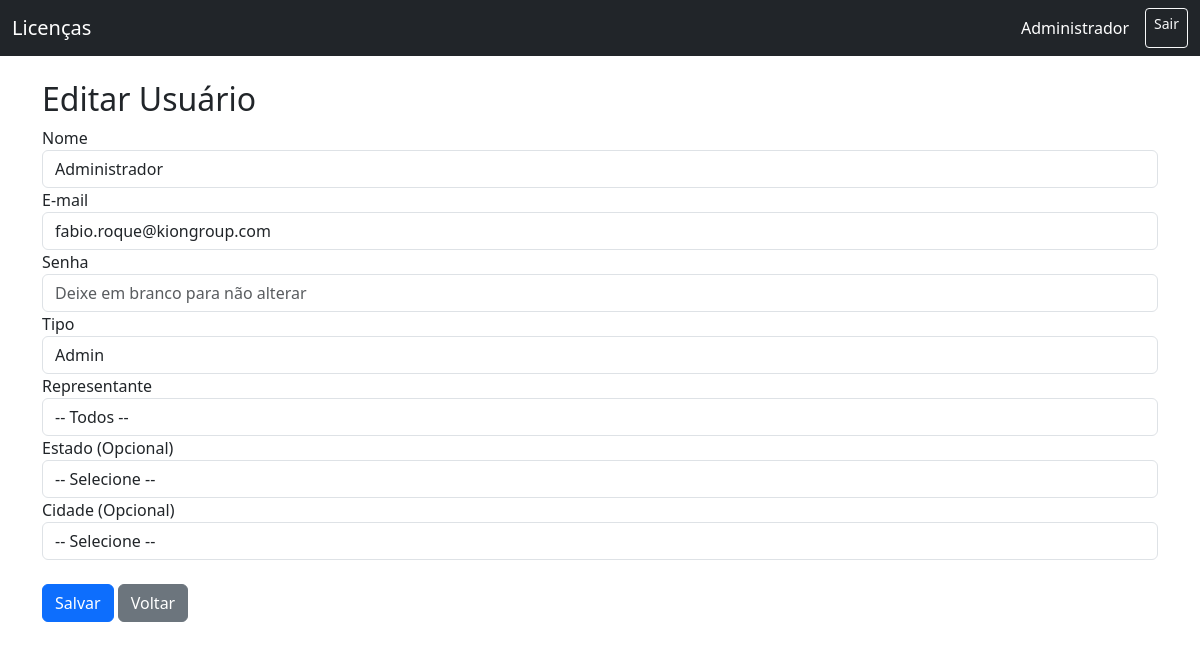
/admin/users/edit/1 (signed in), run on the app's committed database.
### tables this page shows
CREATE TABLE usuarios (
        id INTEGER PRIMARY KEY AUTOINCREMENT,
        nome TEXT NOT NULL,
        email TEXT UNIQUE NOT NULL,
        senha TEXT NOT NULL,
        tipo TEXT NOT NULL DEFAULT 'user',
        representante TEXT,
        estado TEXT,
        cidade TEXT
    );

### app.py (the view, shortened to what this page needs)
@app.route("/admin/users/edit/<int:user_id>", methods=["GET", "POST"])
def admin_users_edit(user_id):
    if session.get("user_tipo") != "admin":
        return redirect(url_for("login"))
    con = get_db()
    cur = con.cursor()
    cur.execute("SELECT * FROM usuarios WHERE id=?", (user_id,))
    usuario = cur.fetchone()
    if not usuario:
        flash("❌ Usuário não encontrado.", "danger")
        return redirect(url_for("admin_users"))
    representantes = [r[0] for r in cur.execute("SELECT DISTINCT representante FROM licencas WHERE representante IS NOT NULL").fetchall()]
    estados = [r[0] for r in cur.execute("SELECT DISTINCT estado FROM licencas WHERE estado IS NOT NULL").fetchall()]
    cidades = [r[0] for r in cur.execute("SELECT DISTINCT cidade FROM licencas WHERE cidade IS NOT NULL").fetchall()]
    return render_template("admin_users_form.html",
                           usuario=usuario,
                           representantes=representantes,
                           estados=estados,
                           cidades=cidades)

### app.py (called while the page is built)
def get_db():
    con = sqlite3.connect(DB_NAME)
    con.row_factory = sqlite3.Row
    return con

### templates/admin_users_form.html (shortened to what this page needs)
{% extends "base.html" %}
{% block content %}
<div class="container mt-4">
    <h2>{% if usuario %}Editar Usuário{% else %}Novo Usuário{% endif %}</h2>
    <form method="POST">
        <div class="form-group">
            <label for="nome">Nome</label>
            <input type="text" class="form-control" id="nome" name="nome"
                   value="{{ usuario['nome'] if usuario else '' }}" required>
        </div>
        <div class="form-group">
            <label for="email">E-mail</label>
            <input type="email" class="form-control" id="email" name="email"
                   value="{{ usuario['email'] if usuario else '' }}" required>
        </div>
        <div class="form-group">
            <label for="senha">Senha</label>
            <input type="password" class="form-control" id="senha" name="senha"
                   placeholder="Deixe em branco para não alterar">
        </div>
        <div class="form-group">
            <label for="tipo">Tipo</label>
            <select class="form-control" id="tipo" name="tipo" required>
                <option value="admin" {% if usuario and usuario['tipo']=='admin' %}selected{% endif %}>Admin</option>
            </select>
        </div>
        <div class="form-group">
            <label for="representante">Representante</label>
            <select class="form-control" id="representante" name="representante"
                {% if session.get('user_tipo') != "admin" %} required {% endif %}>
                {% if session.get('user_tipo') == "admin" %}
                    <option value="Todos" {% if usuario and usuario['representante']=="Todos" %}selected{% endif %}>-- Todos --</option>
                {% endif %}
            </select>
        </div>
        <div class="form-group">
            <label for="estado">Estado (Opcional)</label>
            <select class="form-control" id="estado" name="estado">
                <option value="">-- Selecione --</option>
            </select>
        </div>
        <div class="form-group">
            <label for="cidade">Cidade (Opcional)</label>
            <select class="form-control" id="cidade" name="cidade">
                <option value="">-- Selecione --</option>
            </select>
        </div>
        <br>
        <button type="submit" class="btn btn-primary">Salvar</button>
        <a href="{{ url_for('admin_users') }}" class="btn btn-secondary">Voltar</a>
    </form>
</div>
{% endblock %}

### templates/base.html (shortened to what this page needs)
<!DOCTYPE html>
<html lang="pt-BR">
<head>
    <link href="https://cdn.jsdelivr.net/npm/bootstrap@5.3.0/dist/css/bootstrap.min.css" rel="stylesheet">
    <link rel="stylesheet" href="https://cdn.datatables.net/1.13.6/css/dataTables.bootstrap5.min.css">
</head>
<body>
    <nav class="navbar navbar-expand-lg navbar-dark bg-dark">
        <div class="container-fluid">
            <a class="navbar-brand" href="{{ url_for('login') }}">Licenças</a>
            {% if session.get('user_id') %}
            <div class="d-flex">
                <span class="navbar-text text-white me-3">
                    {{ session.get('user_nome') }}
                </span>
                <a href="{{ url_for('logout') }}" class="btn btn-outline-light btn-sm">Sair</a>
            </div>
            {% endif %}
        </div>
    </nav>
    {% block content %}{% endblock %}
</body>
</html>

### data on the page
usuarios: get "Administrador", nome "Administrador", email "fabio.roque@kiongroup.com", tipo "Admin", representante "-- Todos --"
